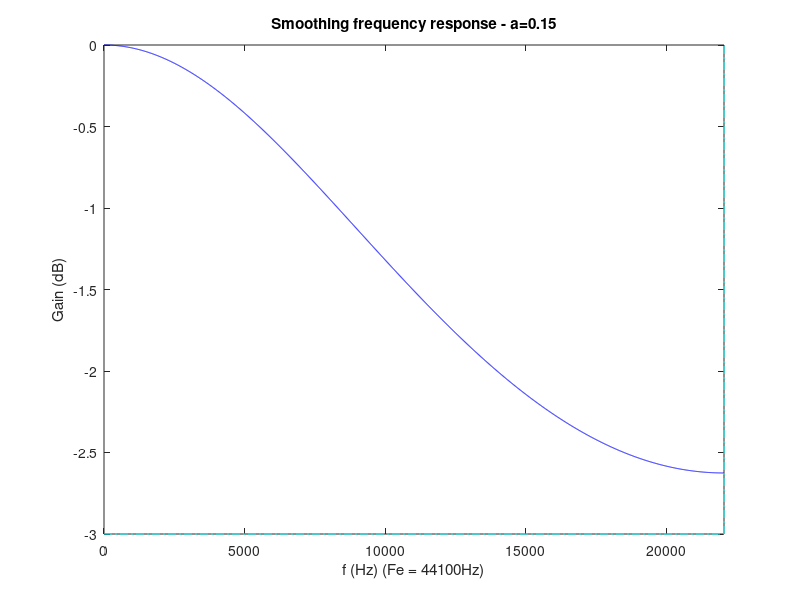
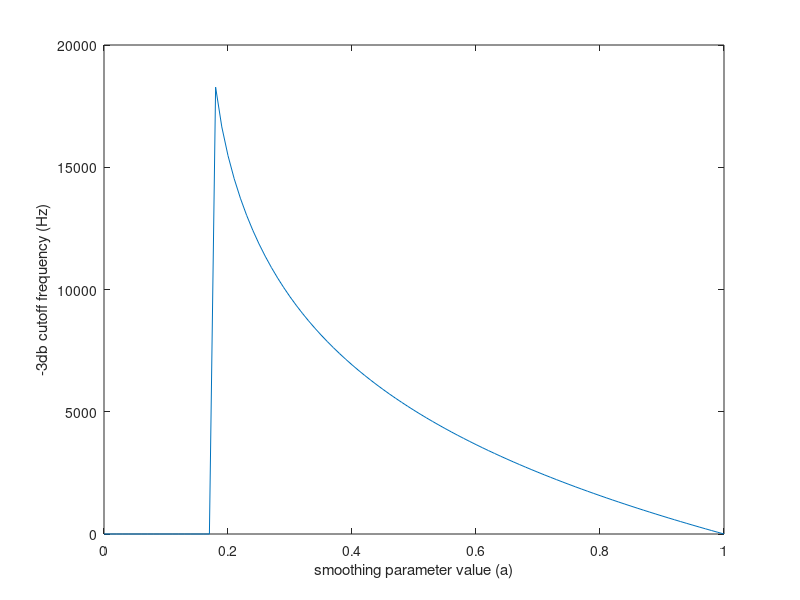

MATLAB code for these plots, in order:

% Smoothing function (LP filter) of the form : y(n+1) = a*y(n)+(1-a)*x(n)
% with 0<a<1
% Determine the frequency response and the -3db cutoff frequency

%- Calcul of the filter gain given a and w (pulsation)
fMod    = @(w,a)abs(1-a)./sqrt(1-2*a*cos(w)+a.^2);
%- Calcul of the cutoff frequency given a and b (value of cutoff)
fCutoff = @(a,b)acos((b^2*(1+a^2)-(1-a)^2)/(2*b^2*a));
Fe      = 44100; % Hz


%% Results 1
a       = 0.15;
w       = 0:0.001:pi;
wc      = fCutoff(a,10^-(3/20));
fc      = Fe*wc/(2*pi);
f       = Fe*w/(2*pi);

figure;
plot(f,20*log10(fMod(w,a)),'b'); hold on;
axis tight;
plot(xlim,[-3,-3],'c-.');
plot([fc,fc],ylim,'c-.');
xlabel(['f (Hz) (Fe = ',num2str(Fe),'Hz)']); ylabel('Gain (dB)');
title(['Smoothing frequency response - a=',num2str(a)]);


%% Results 2 
aValues = 0:0.01:1;
yGain   = 10^-(3/20);
wc      = zeros(1,length(aValues));
for i=1:length(aValues)
    a       = aValues(i);
    wc(i)   = fCutoff(a,yGain);
    if ~isreal(wc(i)); wc(i)=0; end;
end
fc = Fe*wc/(2*pi);
figure;
plot(aValues,fc);
xlabel('smoothing parameter value (a)');
ylabel('-3db cutoff frequency (Hz)');
    



